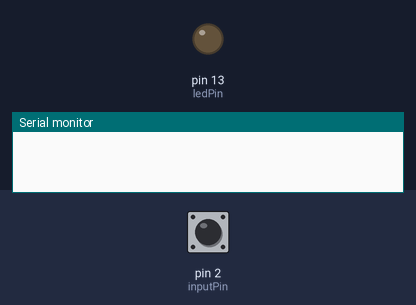
Bench run of a sketch on a simulated Arduino Uno, built with avr-gcc and run on an emulated ATmega328P. Shown: output pins drawn as LEDs (lit = HIGH), the last lines printed to the serial monitor. The inputs (shaded band) are chosen by the test bench; at power-on: pin 2 (inputPin) HIGH.

Above: at 1.2 s.
1.3 s: pin 2 (inputPin) pulled LOW for 0.15 s
At 2.0 s:
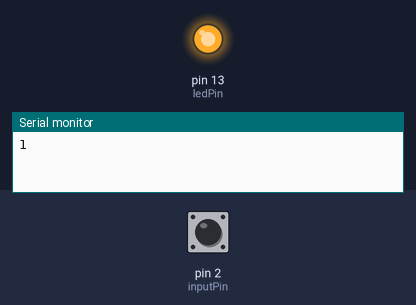
Timing chart, 0 to 4.3 s (numbered marks = the images above; inputs shaded):
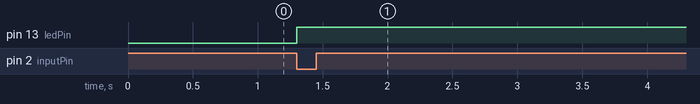

Measured:
- after the input at 1.3 s, pin 13 (ledPin): LOW → HIGH at once

The sketch:

AR07_Switch_good.ino
```cpp
/*
 예제 5.2.2
 스위치 입력마다 LED On/Off 바꾸기
 바운싱 없는 스위치 입력 받기
 스위치 입력 횟수를 시리얼 통신으로 전송하기
 */

// 내장된 LED 사용을 위해 13번핀을 출력으로 설정
const int ledPin = 13;
// 2번핀을 스위치 입력으로 설정
const int inputPin = 2;
// 실제 스위치가 눌린 후 지연되는 시간
const int swCountTime = 10;

// 스위치 입력 횟수 저장 변수
int count = 0;
// 실제 스위치가 눌린 시간을 계산하기 위한 변수
int swCountTimer = 0;

void setup() {
  // 13번 핀에 내장된 LED를 출력으로 설정한다
  pinMode(ledPin, OUTPUT);
  // 스위치 입력을 위하여 2번핀을 입력으로 설정하고 풀업시킨다
  pinMode(inputPin, INPUT_PULLUP);
  // 시리얼 통신을 설정한다
  Serial.begin(9600);
}

void loop(){

  // LED의 출력 상태를 확인한다
  int ledOutput = digitalRead(ledPin);

  // swCheck(핀번호) 루틴에서 HIGH, LOW 값을 받는다.
  if (swCheck(inputPin)){
    if (ledOutput)  digitalWrite(ledPin, LOW);// LED가 점등되어 있으면 소등
    else   digitalWrite(ledPin, HIGH);// LED가 소등되어 있으면 점등
    ++count;
    Serial.println(count);  // 스위치 입력 횟수를 시리얼 통신으로 전송한다.
  };
}

boolean swCheck(int pin){  // 스위치 입력을 정확하게 조사.

  // 스위치 입력을 받는다
  boolean swInput = digitalRead(pin);
  // 스위치 입력을 리턴할 변수
  boolean state;

  // 실제 스위치가 입력되었을 경우
  if(swInput == LOW){
    // swCountTimer 변수가 swCountTime 보다 클 때
    if(swCountTimer >= swCountTime){

      // 두 값이 같아지면 state에 HIGH를 저장
      if(swCountTimer == swCountTime)  state = HIGH;
      else state = LOW;  // 아닐경우 LOW를 저장

          // 다음번 실행 시 LOW에 고정되도록 swCountTimer를 조정함
    swCountTimer = swCountTime + 1;
     }
     else{
       // 실제 스위치 입력 시간이 swCountTime보다 작을때
       // swCountTime을 증가시켜준다.
       ++swCountTimer;
     }
  }
  else{
    // 실제 스위치 입력이 없을 때 state에 LOW를 저장한다.
    state = LOW;
    // 실제 스위치 입력이 없을 때 swCountTimer를 초기화 한다.
    swCountTimer = 0;
  }
  // 이 루틴이 끝날 때 state 값을 리턴한다.
  return state;
}
```
